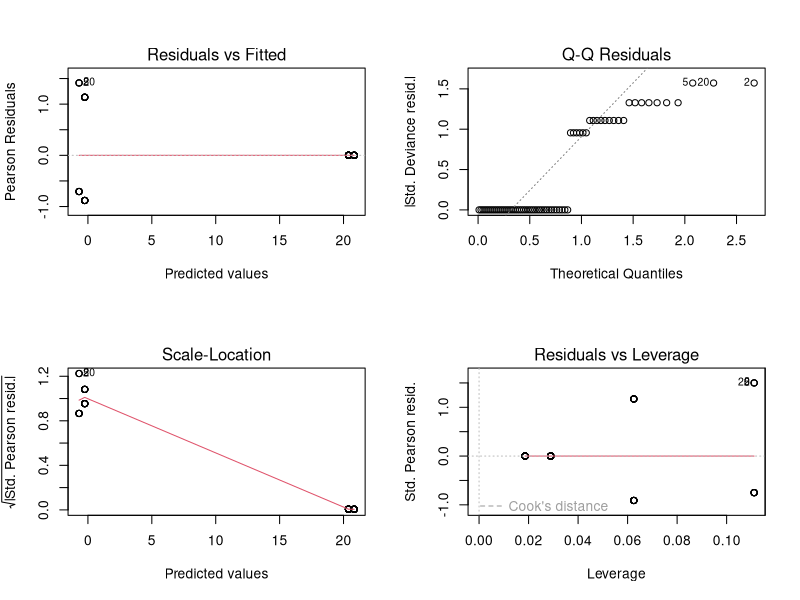
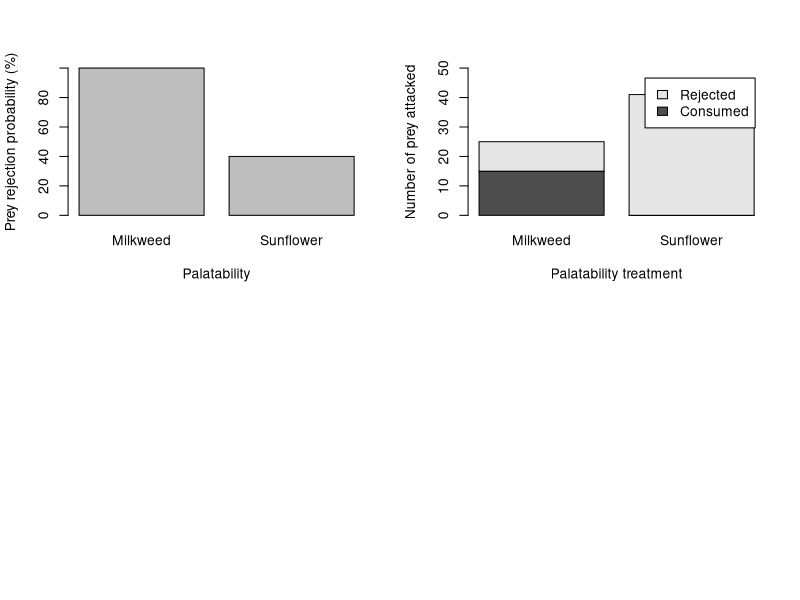

Generate these figures, in order, with R: (Note: this script raises an error after producing the figures.)
#~~~~~~~~~~~~~~~~~~~~~~~~~~~~~~~~~~~~~~~~~~~~~~~~~~~~~~~~~~~~~~~~~~~~~~~~~~~~~~~~~~~~~~~~~~~~~~~~~~~~~~~~~~~~~~~~~~~~~~~~~~~~~~~~~~~~~~~
#	 Malika IHLE      malika_ihle@hotmail.fr
#  data analysis
#	 Start : 18 march 2019
#	 last modif : 20190318
#	 commit: first
#~~~~~~~~~~~~~~~~~~~~~~~~~~~~~~~~~~~~~~~~~~~~~~~~~~~~~~~~~~~~~~~~~~~~~~~~~~~~~~~~~~~~~~~~~~~~~~~~~~~~~~~~~~~~~~~~~~~~~~~~~~~~~~~~~~~~~~~


rm(list = ls(all = TRUE))

# packages
library(lme4)
library(arm)
library(ggplot2)
library(here)


# load data
AllAttacks <- read.csv(file="3_ExtractedData/AllAttacks/AllAttacks_Bug.csv", header=TRUE, sep=",")
FirstAttacks <- read.csv(file = "3_ExtractedData/FirstAttacks/FirstAttacks_Bug.csv", header=TRUE, sep=",")

AllAttacks$rowID <- 1:nrow(AllAttacks)

head(AllAttacks)    
head(FirstAttacks)




# model drop rate 
# question 2 (confirmatory): are MW Bug more likely to be dropped?
# --> yes, *******
# question 3 (exploratory): are Bug from a certain color more likely to be dropped?
# --> no
# question 4 (exploratory): are MW Bugs always dropped
# yes


mod2 <- glm (DropYN ~ AttackedColor + AttackedPalatabilityTreatment  #+ (1|FID)
             ,family = 'binomial', data = AllAttacks)
summary(mod2) ## <<<<<< super weird P value for ultra significant effect >>>>>>>>>>>>>> use LRT drop1 function
drop1(mod2, test="Chisq")
par(mfrow=c(2,2))
plot(mod2)  ## I believe test not valid as residual variance super heteroscedastic

#sunflowerplot(AllAttacks$DropYN,AllAttacks$AttackedBugPalatability)
contingency_tbl <- table(AllAttacks$Fate,AllAttacks$AttackedPalatabilityTreatment) # dropping rate of milkweed Bug = 100%, SF bugs = 40%
chisq.test(table(AllAttacks$Fate,AllAttacks$AttackedPalatability))
chisq.test(table(AllAttacks$Fate,AllAttacks$AttackedColor))



# model delay
# question 1 (exploratory): delay to first attack longer if attack the bitrex Bug?
# no, effect according to expectation = palatable Bug attacked first were attacked after a shorter delay than MW Bugs attacked first

mod3 <- lm(DelayToAttack ~ AttackedPalatabilityTreatment, data = FirstAttacks)
summary(mod3)
drop1(mod3, test="F")



# Several Opetions for figure drop rate

par(mfrow=c(2,2))
barplot(c(100,40),
        ylim = c(0,100),
        xlab="Palatability",
        ylab= "Prey rejection probability (%)",
        names.arg = c("Milkweed", "Sunflower")
)

barplot(contingency_tbl,
        ylim = c(0,50),
        xlab="Palatability treatment",
        ylab= "Number of prey attacked",
        names.arg = c("Milkweed", "Sunflower"),
        legend = rownames(contingency_tbl)
)

contingency_tbl
tbl_ggplot <- data.frame(Palatability = c('Milkweed', 'Milkweed', 'Sunflower', 'Sunflower'),
                         Outcome = c('Rejected', 'Consumed', 'Rejected', 'Consumed'),
                         Count = c(41,0,10,15))


BugAttack_dr <- ggplot(tbl_ggplot, aes(x=Palatability, y=Count, fill=Outcome)) + 
  geom_bar(stat="identity")+
  labs(y = "Number of prey rejected or consumed after attack", x = 'Palatability treatment')+      
  scale_x_discrete(labels=c("Milkweed", "Sunflower"))  +
  theme_classic() +
  scale_fill_manual("legend", values = c("Consumed" = "grey", "Rejected" = "black"))  +
  theme(panel.border = element_rect(colour = "black", fill=NA),
        legend.title=element_blank(),
        legend.position = c(0.75,0.75))#+
#guides(fill = guide_legend(label.hjust = 6)) # only working for one of the two keys...




setEPS() 
pdf(paste(here(), "5_Figures/DropRate/FigBugDR.pdf",sep="/"), height=5, width=3.3)
BugAttack_dr
dev.off()
